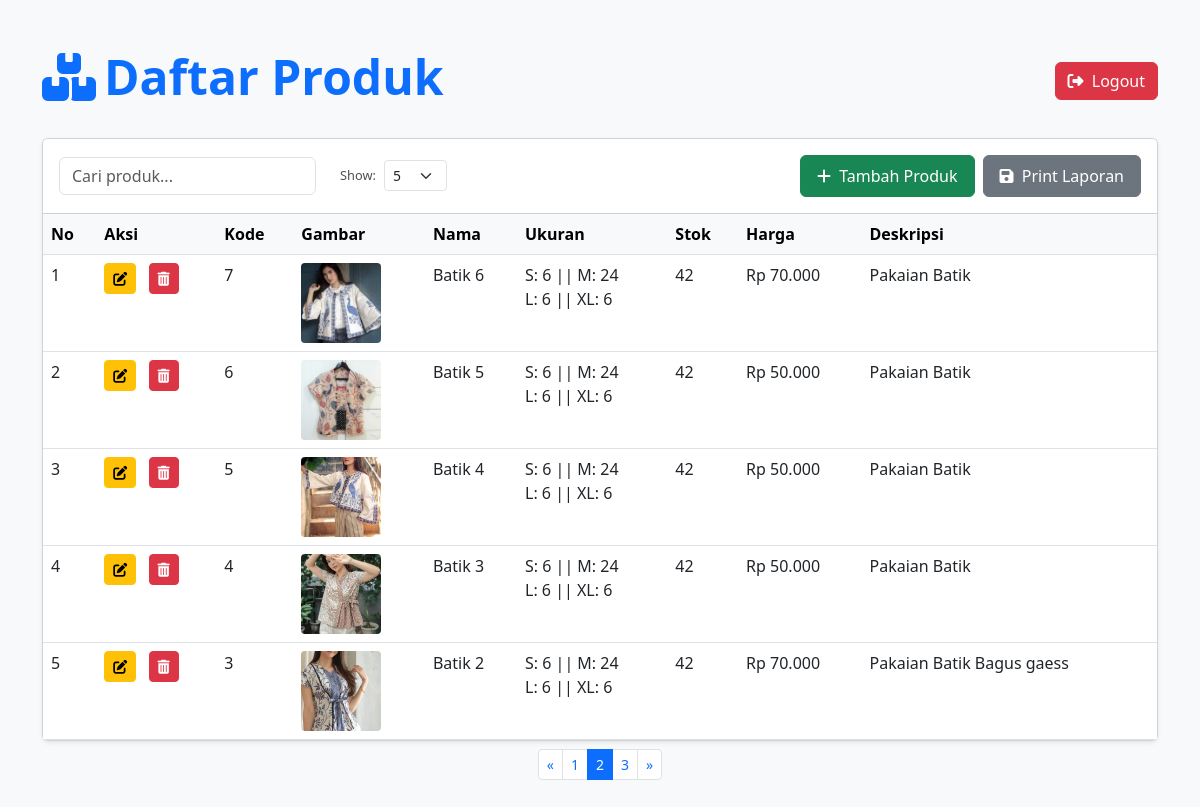
The app's page /admin/admin.php?halaman=2 (signed in) with its own data.
### tables this page shows
CREATE TABLE `barang` (
  `Kode` int(11) NOT NULL,
  `Nama` varchar(100) NOT NULL,
  `Ukuran_S` int(3) NOT NULL DEFAULT 6,
  `Ukuran_M` int(3) NOT NULL DEFAULT 6,
  `Ukuran_L` int(3) NOT NULL DEFAULT 6,
  `Ukuran_XL` int(3) NOT NULL DEFAULT 6,
  `Gambar` varchar(100) NOT NULL,
  `Harga` int(9) NOT NULL,
  `Deskripsi` text NOT NULL
);

### config/functions.php (called while the page is built, shortened)
<?php
function select($query) {
    $barang = mysqli_query($GLOBALS['conn'], $query);
    $rows = [];
    while ($data = mysqli_fetch_assoc($barang)) {
    $rows[] = $data;
    }
return $rows;
}
?>

### admin/admin.php (the view, shortened to what this page needs)
<?php
require '../config/functions.php';
$halamanAktif = $_GET["halaman"] ?? 1;
$isSearching = !empty($keyword);
$jumlahDataPerHalaman = $_GET['show'] ?? 5;
$jumlahdata = count(select("SELECT * FROM barang"));
$jumlahHalaman = ceil($jumlahdata / $jumlahDataPerHalaman);
$awalData = ($jumlahDataPerHalaman * $halamanAktif) - $jumlahDataPerHalaman;
$produk = select("SELECT * FROM barang ORDER BY Kode desc LIMIT $awalData, $jumlahDataPerHalaman");
$counter = 1;
?>
<!DOCTYPE html>
<html lang="en">
<head>
    <link href="https://cdn.jsdelivr.net/npm/bootstrap@5.3.0/dist/css/bootstrap.min.css" rel="stylesheet">
    <link rel="stylesheet" href="https://cdnjs.cloudflare.com/ajax/libs/font-awesome/6.4.0/css/all.min.css">
    <link rel="stylesheet" href="https://cdn.jsdelivr.net/npm/bootstrap-icons@1.11.1/font/bootstrap-icons.css">
</head>
<body class="bg-light">
<div class="container py-5">
<div class="d-flex justify-content-between align-items-center mb-4">
    <h1 class="display-5 fw-bold text-primary"><a href="../index.html"><i class="fas fa-boxes me-2"></i>Daftar Produk</a></h1>
    <a href="../include/logout.php" class="btn btn-danger"><i class="fas fa-sign-out-alt me-1"></i> Logout</a>
</div>
<div class="card shadow-sm">
<div class="card-header bg-white py-3">
<div class="row align-items-center">
    <div class="col-md-6">
    <div class="d-flex flex-column flex-md-row align-items-md-center">
    <form class="d-flex search-box me-md-3 mb-2 mb-md-0">
        <input type="text" id="searchKeyword" class="form-control me-2" placeholder="Cari produk..." autocomplete="off">
    </form>
    <div id="show">
    <form method="get" class="d-flex align-items-center">
    <label for="show" class="form-label mb-0 me-2">Show:</label>
    <select name="show" id="show" onchange="this.form.submit()" class="form-select form-select-sm">
        <option value="5" <?= $jumlahDataPerHalaman == 5 ? 'selected' : '' ?>>5</option>
    </select>
    </div>
    </div>
    </div>
    <div class="col-md-6 mt-3 mt-md-0 d-flex justify-content-end gap-2">
    <a href="tambahProduk.php" class="btn btn-success btn-md px-3 py-2">
    <i class="fas fa-plus me-1"></i> Tambah Produk
    </a>
    <a href="../include/print.php" class="btn btn-secondary btn-md px-3 py-2">
    <i class="fas fa-save me-1"></i> Print Laporan
    </a>
</div>
</div>
</div>
<div class="card-body p-0">
<div class="table-responsive" id="tableContainer">
<table class="table table-hover mb-0">
    <thead class="table-light">
        <tr>
        <th>No</th>
        <th width="120">Aksi</th>
        <th>Kode</th>
        <th>Gambar</th>
        <th>Nama</th>
        <th>Ukuran</th>
        <th>Stok</th>
        <th>Harga</th>
        <th>Deskripsi</th>
        </tr>
    </thead>
    <tbody>
    <?php foreach($produk as $row) : ?>
        <tr>
        <td><?= $counter ?></td>
        <td class="action-buttons">
            <a href="ubah.php?Kode=<?= $row["Kode"]; ?>" class="btn btn-sm btn-warning" title="Ubah"><i class="fas fa-edit"></i></a>
            <a href="hapus.php?Kode=<?= urlencode($row["Kode"]); ?>&Gambar= <?= htmlspecialchars($row["Gambar"]); ?>" class="btn btn-sm btn-danger" onclick="return confirm('Yakin ingin menghapus produk ini?');" title="Hapus"><i class="fas fa-trash-alt"></i></a>
        </td>
        <td><?= htmlspecialchars($row["Kode"]); ?></td>
        <td><img src="../img/<?= htmlspecialchars($row["Gambar"])?>" alt="<?= htmlspecialchars($row["Nama"]) ?>" class="product-img" onerror="this.src='../img/Null-Image.png'"></td>
        <td><?= htmlspecialchars($row["Nama"]); ?></td>
        <td>S: <?= htmlspecialchars($row["Ukuran_S"]); ?> ||
            M: <?= htmlspecialchars($row["Ukuran_M"]); ?> <br>
            L: <?= htmlspecialchars($row["Ukuran_L"]); ?> ||
            XL: <?= htmlspecialchars($row["Ukuran_XL"]); ?></td>
        <td><?= htmlspecialchars($row["Ukuran_S"] + $row["Ukuran_M"] + $row["Ukuran_L"] + $row["Ukuran_XL"]); ?></td>
        <td>Rp <?= htmlspecialchars(number_format($row["Harga"], 0, ',', '.')); ?></td>
        <td><?= htmlspecialchars(substr($row["Deskripsi"], 0, 50) . (strlen($row["Deskripsi"]) > 50 ? '...' : '')); ?></td>
        </tr>
    <?php $counter++; endforeach; ?>
    </tbody>
</table>
</div>
</div>
</div>
<div id="paginationContainer">
<?php if ($jumlahdata > $jumlahDataPerHalaman) : ?>
<div class="d-flex my-2 mx-auto">
<nav aria-label="Page navigation" class="mx-auto">
<ul class="pagination pagination-sm mb-0">
    <?php if ($halamanAktif > 1) : ?>
        <li class="page-item">
        <a class="page-link" href="?halaman=<?= $halamanAktif - 1 ?><?= $isSearching ? '&keyword='.urlencode($keyword) : '' ?>" aria-label="Previous"><span aria-hidden="true">&laquo;</span></a></li>
    <?php endif; ?>
    <?php for($i = 1; $i <= $jumlahHalaman; $i++) : ?>
        <li class="page-item <?= ($halamanAktif == $i) ? 'active' : '' ?>">
        <a class="page-link" href="?halaman=<?= $i ?><?= $isSearching ? '&keyword='.urlencode($keyword) : '' ?>"><?= $i ?></a></li>
    <?php endfor; ?>
    <?php if ($halamanAktif < $jumlahHalaman) :?>
        <li class="page-item">
        <a class="page-link" href="?halaman=<?= $halamanAktif + 1 ?><?= $isSearching ? '&keyword='.urlencode($keyword) : '' ?>" aria-label="Next"><span aria-hidden="true">&raquo;</span></a></li>
    <?php endif; ?>
</ul>
</nav>
</div>
<?php endif; ?>
</div>
</body>
</html>

### admin/admin.php (style rules this page uses)
.product-img { max-width: 80px; height: auto; border-radius: 4px; }
.action-buttons a { margin-right: 8px; }
.search-box { max-width: 300px; }
.form-label { font-weight: 500; font-size: 0.8rem; opacity: 0.8; }
a { text-decoration: none; }
.product-img { width: 80px; height: 80px; object-fit: cover; border-radius: 4px; background-color: #f8f9fa; }

### records on screen
barang: Kode "7", Gambar+Nama (picture), Nama "Batik 6", Ukuran_S "6", Ukuran_M "24", Ukuran_L "6", Ukuran_XL "6", $row["Ukuran_S"] + $row["Ukuran_M"] + $row["Ukuran_L"] + $row["Ukuran_XL"] "42", Harga "70.000", Deskripsi "Pakaian Batik"
barang: Kode "6", Gambar+Nama (picture), Nama "Batik 5", Ukuran_S "6", Ukuran_M "24", Ukuran_L "6", Ukuran_XL "6", $row["Ukuran_S"] + $row["Ukuran_M"] + $row["Ukuran_L"] + $row["Ukuran_XL"] "42", Harga "50.000", Deskripsi "Pakaian Batik"
barang: Kode "5", Gambar+Nama (picture), Nama "Batik 4", Ukuran_S "6", Ukuran_M "24", Ukuran_L "6", Ukuran_XL "6", $row["Ukuran_S"] + $row["Ukuran_M"] + $row["Ukuran_L"] + $row["Ukuran_XL"] "42", Harga "50.000", Deskripsi "Pakaian Batik"
barang: Kode "4", Gambar+Nama (picture), Nama "Batik 3", Ukuran_S "6", Ukuran_M "24", Ukuran_L "6", Ukuran_XL "6", $row["Ukuran_S"] + $row["Ukuran_M"] + $row["Ukuran_L"] + $row["Ukuran_XL"] "42", Harga "50.000", Deskripsi "Pakaian Batik"
barang: Kode "3", Gambar (picture), Nama "Batik 2", Ukuran_S "6", Ukuran_M "24", Ukuran_L "6", Ukuran_XL "6", $row["Ukuran_S"] + $row["Ukuran_M"] + $row["Ukuran_L"] + $row["Ukuran_XL"] "42", Harga "70.000", Deskripsi "Pakaian Batik Bagus gaess"
